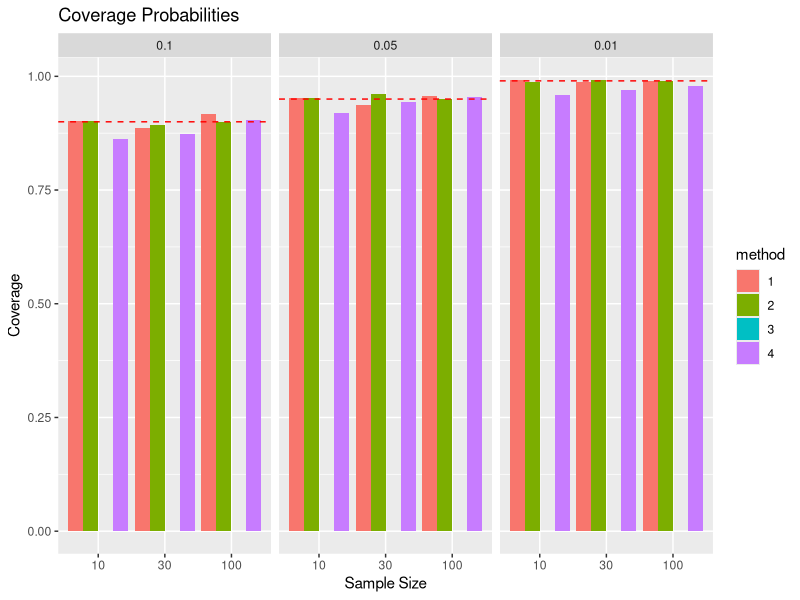
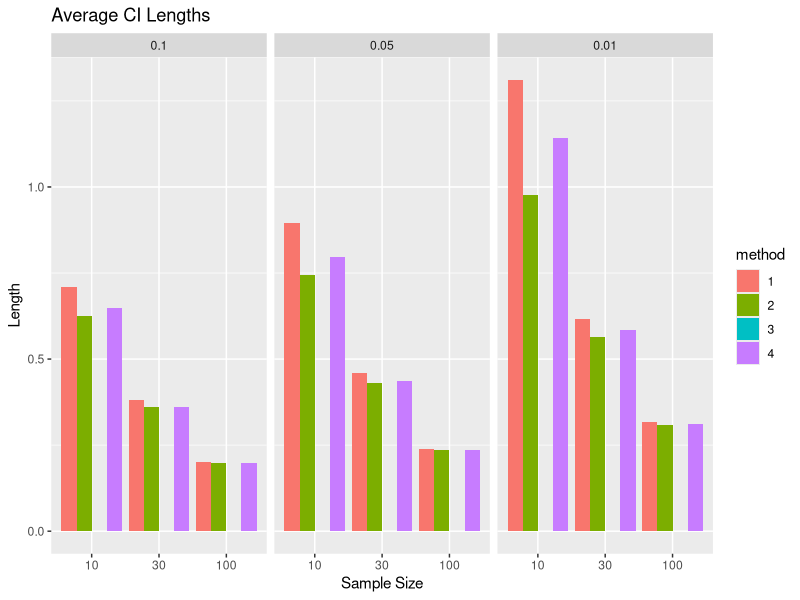
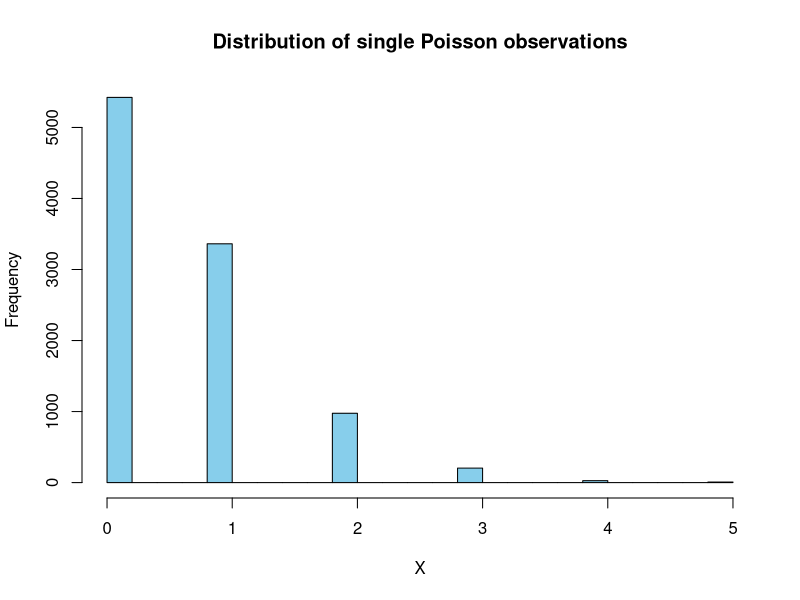
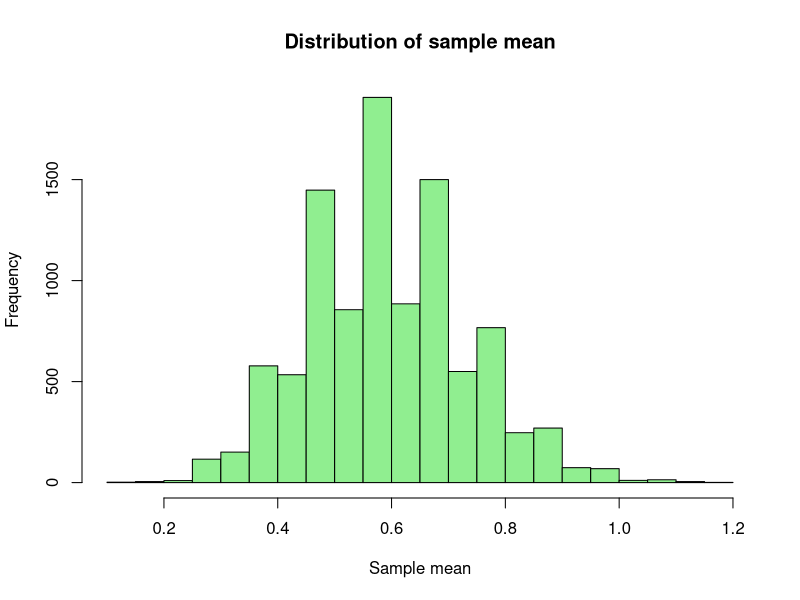

Source code (R) for these figures, in order:
## ---- chunk 1
knitr::opts_chunk$set(echo = TRUE)
## ---- chunk 2
id <- 6
set.seed(id)
theta <- id/10  
lambda <- 1/theta
alpha_values <- c(0.1, 0.05, 0.01)
sample_sizes <- c(10, 30, 100)
m <- 1000  
## ---- chunk 3
calculate_ci <- function(sample, alpha, method) {
  n <- length(sample)
  x_bar <- mean(sample)
  
  if (method == 1) {
    lower <- (2 * n * x_bar) / qchisq(1 - alpha/2, df = 2*n)
    upper <- (2 * n * x_bar) / qchisq(alpha/2, df = 2*n)
  } else if (method == 2) {
    z <- qnorm(1 - alpha/2)
    lower <- x_bar - z * theta / sqrt(n)
    upper <- x_bar + z * theta / sqrt(n)
  } else if (method == 3) {
    z <- qnorm(1 - alpha/2)
    a <- 1 + (z^2)/n
    b <- -2 * x_bar
    c <- x_bar^2
    discriminant <- b^2 - 4*a*c
    
    if (discriminant < 0) {
      return(c(NA, NA, NA)) 
    }
    
    lower <- (-b - sqrt(discriminant)) / (2*a)
    upper <- (-b + sqrt(discriminant)) / (2*a)
    
    if (lower < 0 || upper < lower) {
      return(c(NA, NA, NA))
    }
  } else if (method == 4) {
    t_val <- qt(1 - alpha/2, df = n-1)
    se <- sd(sample) / sqrt(n)
    lower <- x_bar - t_val * se
    upper <- x_bar + t_val * se
  }
  
  return(c(lower, upper, upper - lower))
}
## ---- chunk 4
results <- list()

for (alpha in alpha_values) {
  for (n in sample_sizes) {
    coverage <- numeric(4)
    avg_length <- numeric(4)
    
    for (method in 1:4) {
      coverage_count <- 0
      total_length <- 0
      valid_simulations <- 0
      
      for (i in 1:m) {
        sample <- rexp(n, rate = lambda)
        ci <- calculate_ci(sample, alpha, method)
        
        if (!any(is.na(ci))) {
          if (ci[1] <= theta && theta <= ci[2]) {
            coverage_count <- coverage_count + 1
          }
          total_length <- total_length + ci[3]
          valid_simulations <- valid_simulations + 1
        }
      }
      
      if (valid_simulations > 0) {
        coverage[method] <- coverage_count / valid_simulations
        avg_length[method] <- total_length / valid_simulations
      } else {
        coverage[method] <- NA
        avg_length[method] <- NA
      }
    }
    
    results[[paste("alpha", alpha, "n", n)]] <- list(
      coverage = coverage,
      avg_length = avg_length
    )
  }
}
## ---- chunk 5
cat("SIMULATION RESULTS\n")
cat("=================\n\n")

for (alpha in alpha_values) {
  for (n in sample_sizes) {
    key <- paste("alpha", alpha, "n", n)
    cat("Alpha =", alpha, ", n =", n, ", Theoretical Coverage =", 1-alpha, "\n")
    cat("Method | Coverage | Avg Length\n")
    for (method in 1:4) {
      cat(sprintf("%6d | %8.3f | %10.3f\n", 
                  method, 
                  results[[key]]$coverage[method],
                  results[[key]]$avg_length[method]))
    }
    cat("\n")
  }
}
## ---- chunk 6
library(ggplot2)

plot_data <- data.frame()
for (alpha in alpha_values) {
  for (n in sample_sizes) {
    key <- paste("alpha", alpha, "n", n)
    for (method in 1:4) {
      plot_data <- rbind(plot_data, 
        data.frame(alpha = factor(alpha), n = n, method = factor(method), 
                  coverage = results[[key]]$coverage[method],
                  length = results[[key]]$avg_length[method]))
    }
  }
}

ggplot(plot_data, aes(x = factor(n), y = coverage, fill = method)) +
  geom_bar(stat = "identity", position = "dodge") +
  facet_wrap(~alpha) +
  geom_hline(aes(yintercept = 1-as.numeric(as.character(alpha))), 
             linetype = "dashed", color = "red") +
  labs(title = "Coverage Probabilities", x = "Sample Size", y = "Coverage")

ggplot(plot_data, aes(x = factor(n), y = length, fill = method)) +
  geom_bar(stat = "identity", position = "dodge") +
  facet_wrap(~alpha) +
  labs(title = "Average CI Lengths", x = "Sample Size", y = "Length")
## ---- chunk 7
install.packages("rmarkdown")
set.seed(6)
theta <- 0.6
alpha_vec <- c(0.1, 0.05, 0.01)

simulate_once <- function(n, M, theta, alpha_vec){
  # Generate values with Poisson(theta) distribution
  x <- matrix(rpois(n*M, lambda = theta), nrow = n)
  sample_mean <- colMeans(x)
  sample_sd   <- apply(x, 2, sd)
  
  for (alpha in alpha_vec){
    z <- qnorm(1 - alpha/2)
    tcrit <- qt(1 - alpha/2, df = n - 1)
    
    #2: normal CI with known variance θ
    se_known <- sqrt(theta / n)
    lower2 <- sample_mean - z * se_known
    upper2 <- sample_mean + z * se_known
    cover2 <- mean(theta >= lower2 & theta <= upper2)
    len2   <- mean(upper2 - lower2)   # довжина тут однакова, але беремо mean
    
    #3: solved quadratic inequality
    # θ1,2 = (2n x̄ + z^2 ± sqrt(4 n z^2 x̄ + z^4)) / (2n)
    disc <- sqrt(4 * n * z^2 * sample_mean + z^4)
    lower3 <- (2 * n * sample_mean + z^2 - disc) / (2 * n)
    upper3 <- (2 * n * sample_mean + z^2 + disc) / (2 * n)
    
    cover3 <- mean(theta >= lower3 & theta <= upper3)
    len3_mean <- mean(upper3 - lower3)
    len3_max  <- max(upper3 - lower3)
    
    #4: t-interval with sample sd
    se_hat <- sample_sd / sqrt(n)
    lower4 <- sample_mean - tcrit * se_hat
    upper4 <- sample_mean + tcrit * se_hat
    
    cover4 <- mean(theta >= lower4 & theta <= upper4)
    len4_mean <- mean(upper4 - lower4)
    len4_max  <- max(upper4 - lower4)
    
    cat("n =", n, ", M =", M, ", alpha =", alpha, "\n")
    cat("  Method (2) known var:   coverage =", cover2,
        ", mean length =", len2, "\n")
    cat("  Method (3) quadratic:   coverage =", cover3,
        ", mean length =", len3_mean,
        ", max length =", len3_max, "\n")
    cat("  Method (4) t-interval:  coverage =", cover4,
        ", mean length =", len4_mean,
        ", max length =", len4_max, "\n\n")
  }
}

n <- 30
M <- 10000
theta <- 0.6

x <- rpois(M, theta)
hist(x, breaks = 20, col = "skyblue",
     main = "Distribution of single Poisson observations",
     xlab = "X")

means <- replicate(M, mean(rpois(n, theta)))
hist(means, breaks = 30, col = "lightgreen",
     main = "Distribution of sample mean",
     xlab = "Sample mean")

simulate_once(n = 10,  M = 10000, theta = theta, alpha_vec = alpha_vec)
simulate_once(n = 30,  M = 10000, theta = theta, alpha_vec = alpha_vec)
simulate_once(n = 100, M = 10000, theta = theta, alpha_vec = alpha_vec)
